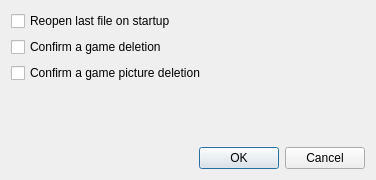
<?xml version="1.0" encoding="UTF-8"?>
<ui version="4.0">
 <class>SettingsDialog</class>
 <widget class="QDialog" name="SettingsDialog">
  <property name="geometry">
   <rect>
    <x>0</x>
    <y>0</y>
    <width>376</width>
    <height>180</height>
   </rect>
  </property>
  <property name="windowTitle">
   <string>Settings</string>
  </property>
  <property name="modal">
   <bool>true</bool>
  </property>
  <layout class="QVBoxLayout" name="verticalLayout">
   <item>
    <widget class="QCheckBox" name="mp_checkbox_reopen_last_session">
     <property name="text">
      <string>Reopen last file on startup</string>
     </property>
    </widget>
   </item>
   <item>
    <widget class="QCheckBox" name="mp_checkbox_confirm_game_deletion">
     <property name="text">
      <string>Confirm a game deletion</string>
     </property>
    </widget>
   </item>
   <item>
    <widget class="QCheckBox" name="mp_checkbox_confirm_pixmap_deletion">
     <property name="text">
      <string>Confirm a game picture deletion</string>
     </property>
    </widget>
   </item>
   <item>
    <spacer name="verticalSpacer">
     <property name="orientation">
      <enum>Qt::Vertical</enum>
     </property>
     <property name="sizeHint" stdset="0">
      <size>
       <width>20</width>
       <height>40</height>
      </size>
     </property>
    </spacer>
   </item>
   <item>
    <widget class="QDialogButtonBox" name="mp_button_box">
     <property name="orientation">
      <enum>Qt::Horizontal</enum>
     </property>
     <property name="standardButtons">
      <set>QDialogButtonBox::Cancel|QDialogButtonBox::Ok</set>
     </property>
    </widget>
   </item>
  </layout>
 </widget>
 <tabstops>
  <tabstop>mp_checkbox_reopen_last_session</tabstop>
  <tabstop>mp_checkbox_confirm_game_deletion</tabstop>
  <tabstop>mp_checkbox_confirm_pixmap_deletion</tabstop>
 </tabstops>
 <resources/>
 <connections>
  <connection>
   <sender>mp_button_box</sender>
   <signal>accepted()</signal>
   <receiver>SettingsDialog</receiver>
   <slot>accept()</slot>
   <hints>
    <hint type="sourcelabel">
     <x>227</x>
     <y>159</y>
    </hint>
    <hint type="destinationlabel">
     <x>157</x>
     <y>179</y>
    </hint>
   </hints>
  </connection>
  <connection>
   <sender>mp_button_box</sender>
   <signal>rejected()</signal>
   <receiver>SettingsDialog</receiver>
   <slot>reject()</slot>
   <hints>
    <hint type="sourcelabel">
     <x>295</x>
     <y>165</y>
    </hint>
    <hint type="destinationlabel">
     <x>286</x>
     <y>179</y>
    </hint>
   </hints>
  </connection>
 </connections>
</ui>
